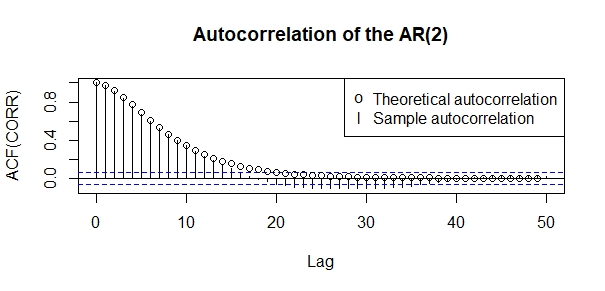

The script that drew this image:
b1 = 1.6
b2 = -0.64
set.seed(001)
ar2 = arima.sim(list(ar = c(b1, b2)), n = 1000, sd = 1)

# Sample ACF(CORR)
acorr = acf(ar2, type = 'correlation', lag.max = 50)
acorr
plot(acorr, xlab = 'Lag', ylab = 'ACF(CORR)',
     main = 'Autocorrelation of the AR(2)')

# Theoretical ACF(CORR)
g = c()
g[1] = 25625 / 729
g[2] = 25000 / 729
for (h in (3: 50)){g[h] = 1.6 * g[h-1] - 0.64 * g[h-2]}
g[]
r = c()
r[1] = 1
r[2] = 40 / 41
for (h in (3: 50)){r[h] = g[h] / g[1]}
r[]
for (i in (0: 49)) {points(i, r[i + 1])}
legend(x = 'topright', legend =
         c('Theoretical autocorrelation', 
           'Sample autocorrelation'), 
       pch = c('o', 'l'))

# Sample Partial ACF(CORR)
pacorr = pacf(ar2, lag = 50)
pacorr
plot(pacorr, xlab = 'Lag', ylab = 'PACF(CORR)',
     main = 'Partial Autocorrelation of the AR(2)')

# Theoretical Partial ACF(CORR)
p = c()
p[1] = 40 / 41
p[2] = -0.64
for (h in (3: 50)){p[h] = 0}
for (i in (1: 50)) {points(i, p[i])}
legend(x = 'topright', legend =
         c('Theoretical autocorrelation', 
           'Sample autocorrelation'), 
       pch = c('o', 'l'))
